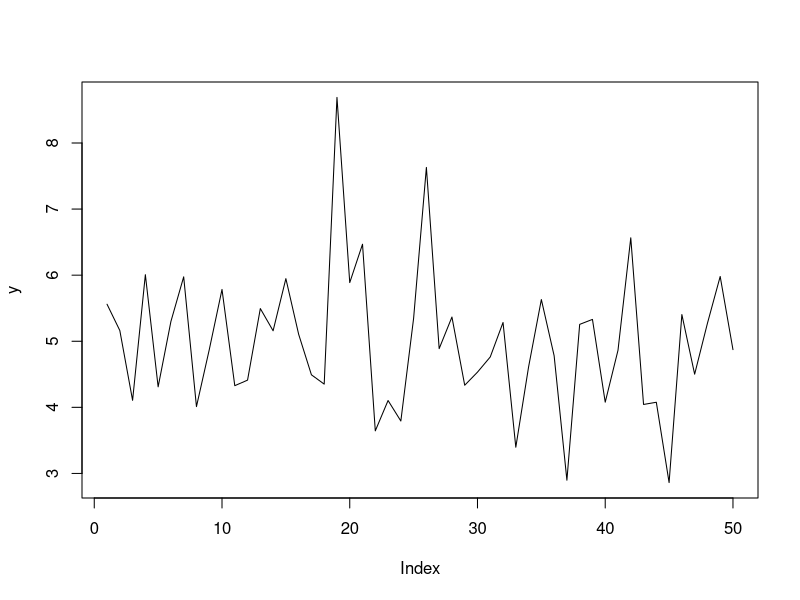

R code for this plot: (Note: this script raises an error after producing the figure.)
#####################################################################
#
#  The program implements Algorithm 1: a Metropolis Hastings within Gibbs algorithm
#  for the mean of a student-t data model with the 'standard' 
#  noninformative prior proporitonal to 1/sigma
#
#  Code written by Catherine Forbes (let me know if you spot any errors!)
#
#######################################################################
library(ggplot2)
library(gridExtra)
# Generate some iid data y = mu + sig*eps where eps is standardised student-t(5)
set.seed(23395710)

mutrue <- 5
sigtrue <- 1
psitrue <- 5
lam<-sqrt((psitrue-2)/psitrue)
nobs<-50
eps<-rt(n=nobs,df=psitrue)*lam
y<-mutrue+sigtrue*eps

# take a look at the data just generated
par(mfrow=c(1,1))
plot(y,type="l")

# Plot a kernel density estimate
savepdf("Data_K_Est")
m <- ggplot(as.data.frame(y),aes(x=y))
m + geom_density(aes(colour="y",fill="y"),alpha=0.4) + ggtitle("Estimated Density of Data")+theme(legend.position="none")
dev.off()

# Print summary statistics as latex code
y.out <- lm(y~1)
summary(y.out)

# set up all functions needed for Algorithm 1

logpkernel.f = function(y_in, mu_in, sig_in, psi_in){
  
  # this function produces the log of equation (4) on slide 32
  
  T = length(y_in) 
  logkernel = -(T+1)*log(sig_in) # a scalar
  terms = -0.5*(psi_in+1)*log(1+(((y_in - mu_in)/sig_in)^2)/(psi_in-2))   # a vector
  
 out = logkernel+sum(terms)   # a scalar
 return(out)
}

IG.f = function(sigin, vin, sigsqhatin){
  
  # this is essential the "Gael_dens_IG.f" function
  # it computes the value of the pdf of the IG(vin,sigsqhatin) distribution
  # at each value of the variate 'sigin'
  
  out = (2/gamma(vin/2))*((vin*sigsqhatin/2)^(vin/2))*exp(-vin*sigsqhatin/(2*sigin^2))/(sigin^(vin+1))
  return(out)
}

mu_MH.f = function(mu_last, sig_in, y_in, psi_in){
  
  # this function completes an MH step for the full conditional of mu
  # see notes slide 32
  
  # create data summaries needed for normal candidate distribution
  ybar = mean(y_in)
  sy = sd(y_in)
  T = length(y_in)
  
  mu_c = rnorm(1,mean=ybar,sd=(sy/sqrt(T))) #candidate draw
  
  # calculate the MH ratio, using logs for stability
  logalpha = logpkernel.f(y_in, mu_c, sig_in, psi_in) 
  logalpha = logalpha - logpkernel.f(y_in, mu_last, sig_in, psi_in)
  logalpha = logalpha - log(dnorm(mu_c, mean = ybar, sd = (sy/sqrt(T)))) 
  logalpha = logalpha + log(dnorm(mu_last, mean = ybar, sd = (sy/sqrt(T))))
  
  alpha = min(1, exp(logalpha))
   
  # choose between the candidate mu and the mu from the previous iteration
  if(alpha==1){
    out = mu_c
  } else if (runif(1,0,1)<=alpha){
    out = mu_c
  } else
    out = mu_last
  
return(out)

}


sig_MH.f = function(mu_in, sig_last, y_in, psi_in){
  
  # this function completes an MH step for the full conditional of sig
  # see slide 32
  
  # create data summaries needed for IG candidate distribution
  # see, for example, slide 17
  
  T = length(y_in)
  sighatsq = sum((y_in - mu_in)^2)/T
  
  sig_shape = T/2
  sig_scale = T*sighatsq/2
    
  sig_c = 1/sqrt(rgamma(1,shape=sig_shape,rate = sig_scale))  #candidate draw
  
  # calculate the MH ratio, using logs for stability
  logalpha = logpkernel.f(y_in, mu_in, sig_c, psi_in) 
  logalpha = logalpha - logpkernel.f(y_in, mu_in, sig_last, psi_in)
  logalpha = logalpha - log(IG.f(sig_c, T, sighatsq))
  logalpha = logalpha + log(IG.f(sig_last, T, sighatsq))
  
  alpha = min(1, exp(logalpha))
  
  # choose between the candidate sig and the sig from the previous iteration
  if(alpha==1){
    out = sig_c
    
  } else if (runif(1,0,1)<=alpha){
    out = sig_c
    
  } else
    out = sig_last
    
  return(out)
  
}


### Algorithm 1 (MH using normal data full conditionals as candidate)

# define number of desired iterations
B = 100 # burn-in draws
NG = 10000 # retained draws

# fix psi to its true value
psi = psitrue

# set up storage for MCMC draws
MHGibbs = matrix(c(0),nrow=(B+NG),ncol=2)

# initialise MCMC
MHGibbs[1,] = c(mean(y),sd(y))

# run the MH within Gibbs scheme!
for(iter in 2:(B+NG)){
  # sample mu
  MHGibbs[iter,1] = mu_MH.f(MHGibbs[(iter-1),1], MHGibbs[(iter-1),2], y, psi)

  # sample sigma
  MHGibbs[iter,2] = sig_MH.f(MHGibbs[iter,1], MHGibbs[(iter-1),2], y, psi)
}

# Quick plot
quickgraph(MHGibbs,B,1)

## ggplot of MCMC
mu_draws <- MHGibbs[,1]
sigma_draws <- MHGibbs[,2]
draw.num <- c(1:nrow(MHGibbs))

plot1 <- ggplot(data.frame(mu_draws,sigma_draws,draw.num),aes(x=draw.num,y=mu_draws))+geom_line(color="red")+labs(y=expression(paste(mu, " iterates")),x="Iterations")+ggtitle("Iterates from Algorithm 1 for Student t data problem")+geom_vline(xintercept=B,colour="green")
plot2 <- ggplot(data.frame(mu_draws,sigma_draws,draw.num),aes(x=draw.num,y=sigma_draws))+geom_line(color="blue")+labs(x="Iteratations",y=expression(paste(sigma, " iterates")))+geom_vline(xintercept=B,colour="green")

savepdf("Algorithm_1")
grid.arrange(plot1,plot2)
dev.off()






